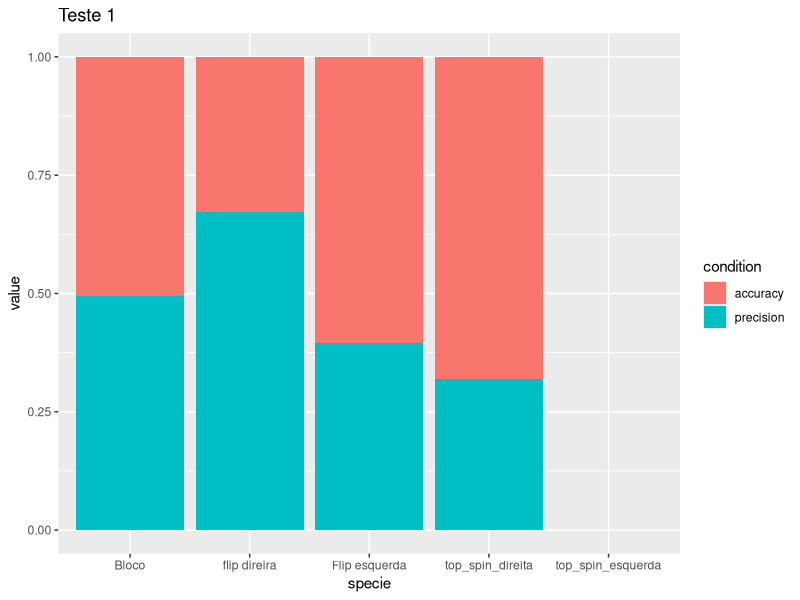

This chart was generated by the following R code:
# Load ggplot2
library(ggplot2)



specie <- c(rep("Bloco" , 2) , rep("flip direira" , 2) ,rep("Flip esquerda" , 2), rep("top_spin_direita" , 2),rep("top_spin_esquerda" , 2) )
condition <- rep(c("precision" , "accuracy") , 5)
value <- c(98,100,100,49,65,99,47,100,0,0)
data <- data.frame(specie,condition,value)

# Stacked
ggplot(data, aes(fill=condition, y=value, x=specie)) +
  geom_bar(position="fill", stat="identity")+ggtitle("Teste 1")
